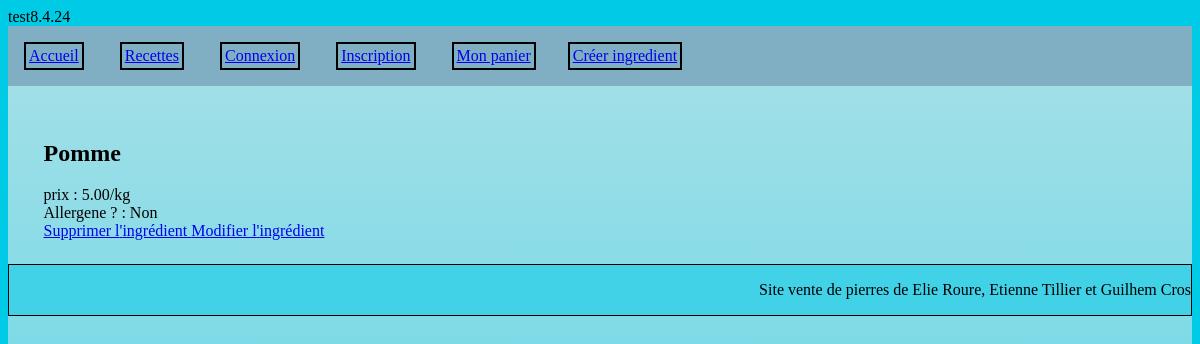
Screenshot of /index.php?action=read&idIngredient=1 with the database file from the repository.
### tables this page shows
CREATE TABLE `ingredient` (
  `idIngredient` int(11) NOT NULL,
  `idTypeIngredient` int(11) NOT NULL,
  `idTVA` varchar(50) NOT NULL,
  `nomIngredient` varchar(50) NOT NULL,
  `unite` varchar(50) NOT NULL,
  `allergene` tinyint(1) NOT NULL,
  `prixUnitaire` float(10,2) NOT NULL
);

### model/Model.php (called while the page is built, shortened)
<?php
class Model {
    public static $pdo;
    public static function Init() {
        $hostname = Conf::getHostname();
        $database_name = Conf::getDatabase();
        $login = Conf::getLogin();
        $password = Conf::getPassword();
        try {
            self::$pdo = new PDO("mysql:host=$hostname;dbname=$database_name", $login, $password,
                    array(PDO::MYSQL_ATTR_INIT_COMMAND => "SET NAMES utf8"));
            self::$pdo->setAttribute(PDO::ATTR_ERRMODE, PDO::ERRMODE_EXCEPTION);
        } catch (PDOException $e) {
            if (Conf::getDebug()) {
                echo $e->getMessage();
            } else {
                echo 'Une erreur est survenue <a href=""> retour a la page d\'accueil </a>';
            }
            die();
        }
    }
    public static function select($primary_value) {
        $table_name = static::$object;
        $class_name = "Model" . ucfirst($table_name);
        $primary_key = static::$primary;
        try {
            $sql = "SELECT * from " . ucfirst($table_name) . " WHERE " . $primary_key . "=:nom_tag";
            $req_prep = Model::$pdo->prepare($sql);
            $values = array(
                "nom_tag" => $primary_value,
            );
            $req_prep->execute($values);
            $req_prep->setFetchMode(PDO::FETCH_CLASS, $class_name);
            $tab = $req_prep->fetchAll();
        } catch (Exception $ex) {
            echo $ex->getMessage();
        }
        return $tab[0];
    }
}

### model/ModelIngredient.php (called while the page is built, shortened)
<?php
require_once File::build_path(array("model", "Model.php"));
class ModelIngredient extends Model{
    private $idIngredient;
    private $nomIngredient;
    private $unite;
    private $allergene;
    private $prixUnitaire;
    function getIdIngredient() {
        return $this->idIngredient;
    }
    function getNomIngredient() {
        return $this->nomIngredient;
    }
    function getPrixUnitaire() {
        return $this->prixUnitaire;
    }
    function getUnite(){
        return $this->unite;
    }
    function getAllergene(){
        return $this->allergene;
    }
}

### view/ingredient/detail.php (the view, shortened to what this page needs)
<?php
echo '<div class = "precision"><h2>' . ucfirst($i->getNomIngredient()) . "</h2>" .
 "<li class> prix : " . htmlspecialchars($i->getPrixUnitaire()) . "/" . htmlspecialchars($i->getUnite()) . "</li>" .
 "<li class> Allergene ? : " . (($i->getAllergene() == 1 ? "Oui" : "Non") . "</li>");
 echo '<a href="index.php?action=delete&controller=ingredient&idIngredient=' . rawurlencode($i->getIdIngredient()) . '"> Supprimer l\'ingrédient </a>';
 echo '<a href="index.php?action=update&controller=ingredient&idIngredient=' . rawurlencode($i->getIdIngredient()) . '"> Modifier l\'ingrédient </a>';?>

### style.css (style rules this page uses)
html { background-color: #00CBE7; }
.precision { margin: 2%; margin-left: 3%; padding-top: 10px; text-align: left; }
.precision>li { list-style-type: none; padding-left: 0px; }

### rows the page displays
ingredient: nomIngredient "Pomme", prixUnitaire "5.00", unite "kg"

### other values shown
phpversion() "8.4.24"
$login_label "Connexion"
